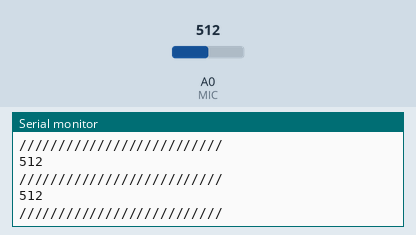
Recording of a sketch running on a simulated Arduino Uno, built with avr-gcc and run on an emulated ATmega328P. Shown: the last lines printed to the serial monitor. Inputs (shaded band) come from the test bench; at power-on: A0 (MIC) = 512.

Above: at 5.7 s.
5.8 s: A0 (MIC) set to 983
At 6.2 s:
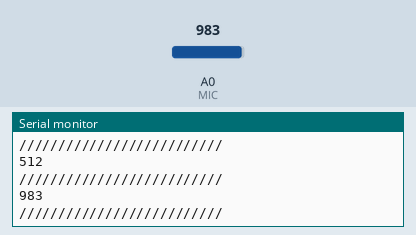
7.3 s: A0 (MIC) set to 1008
At 7.7 s:
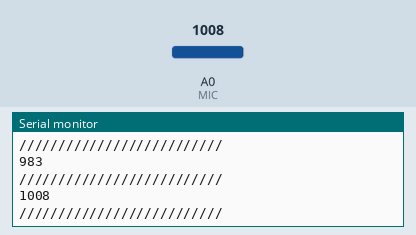
Timing chart, 0 to 10.3 s (numbered marks = the images above; inputs shaded):
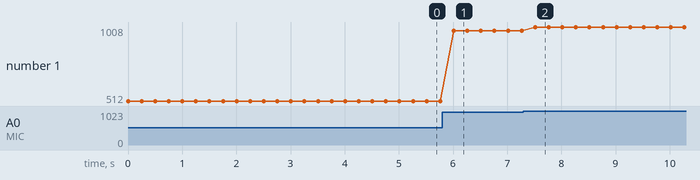

Measured:
- after the input at 5.8 s, the serial monitor: prints a new line after 0.21 s (image 1)
- after the input at 7.3 s, the serial monitor: prints a new line after 0.22 s (image 2)
- plotted number 1: 512 → 983 after the input at 5.8 s, 983 → 1008 after the input at 7.3 s

The sketch:

KY-038.ino
```cpp
/*Esta curioso el sensor, realmente no sirve para lo que lo necesitamos,
pero puedo ajustarlo para hacerlo funcionar. Que se mande una alerta al iphone si es que llego
a un umbral de ruido muy alto y que vayan a checar al bebe*/

const int MIC = 0;
int valor;				// variable para almacenar valor leio de A0

void setup(){
// entradas analogicas no requieren inicializacion
  Serial.begin(9600);
}


void loop(){
  valor = analogRead(MIC);		// lee valor de entrada analogica
  Serial.println(valor); // escribe valor en monitor serial
  Serial.println("//////////////////////////"); // escribe valor en monitor serial
  delay(250);

}
```
